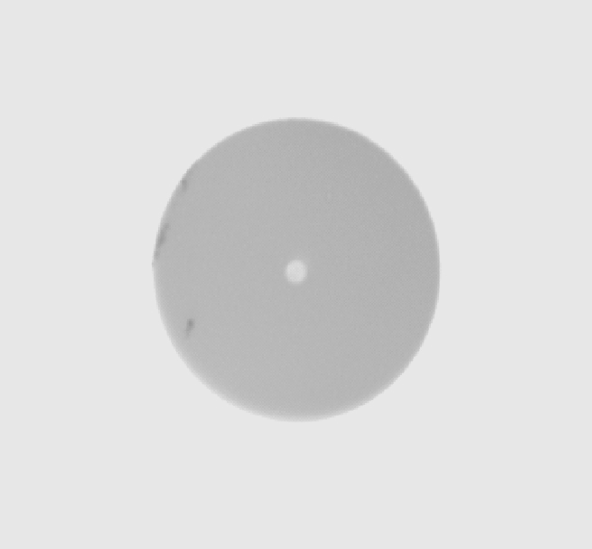
#> input picture rem_coby/input/image_00.png, 1184 x 1097 px (shown at 1/2 size)
$ python inspect_fiber.py -i input/image_00.png -o out
#> lines starting #> are read from the running program, lines starting #| are printed output that depends on the picture; after the words box and inside, x2 and y2 are one past the last pixel; in counts of white or black regions, pixels touching at a corner belong together
### rem_coby/image_io.py
import os
import cv2

class ImageInputter:
    def __init__(self, image_path):
        self.image_path = image_path
        self.image = self.load_image()

    def load_image(self):
        image = cv2.imread(self.image_path)
#> image is the input picture: shape (1097, 1184, 3); min 149, max 233, mean 220.7
        if image is None:
            raise FileNotFoundError(f"Error: unable to open {self.image_path}")
        return image

class ImageOutputter:
    def __init__(self, image):
        self.image = image
        self.new_image_name = None

    def create_output_image_name(self, original_image_path, text_to_append):
        original_image_name, extension = os.path.splitext(original_image_path)
        self.new_image_name = f"{original_image_name}{text_to_append}{extension}"

    # [7 lines left out: function display_image, not called in this run]

    def save_image(self, original_image_path, text_to_append):
        self.create_output_image_name(original_image_path, text_to_append)
        rgb_image = cv2.cvtColor(self.image, cv2.COLOR_BGR2RGB)
        cv2.imwrite(f"{self.new_image_name}.png", rgb_image)
        print(f"Modified image saved to {self.new_image_name}")

    def display_and_save_image(self, original_image_path, text_to_append):
        self.display_image(original_image_path, text_to_append)
        self.save_image(original_image_path, text_to_append)

### rem_coby/inspect_fiber.py
import argparse
from typing import Tuple, Dict
import cv2
from matplotlib import pyplot as plt
import numpy as np
from image_io import ImageInputter, ImageOutputter

class FiberInspector:
    def __init__(self, input_dir: str) -> None:
        """Load the image, default if fiber passed to False, and then mark the number of defects and scratches per region to zero.

        Args:
            input_dir: Path to the folder of input image files.
        """
        self.input_dir = input_dir
        self.center_x = 0
        self.center_y = 0
        self.center = (self.center_x, self.center_y)
        self.adhesive_radius = 0
        self.cladding_radius = 0
        self.contact_radius = 0
        self.core_radius = 0
        self.fiber = self.load_image()
        self.fiber_with_circles = self.fiber.copy()
        self.fiber_passed = False
        self.fiber_defects_scratches = {
            "core": {
                "scratches": 0,
                "defects": 0
            },
            "cladding": {
                "scratches": {
                    "le_3um": 0,
                    "g_3um": 0
                },
                "defects": {
                    "l_2um": 0,
                    "ge_2um_le_5um": 0,
                    "g_5um": 0
                }
            },
            "adhesive": {
                "scratches": 0,
                "defects": 0
            },
            "contact": {
                "scratches": 0,
                "defects": {
                    "ge_10um": 0
                }
            }
        }

    def load_image(self) -> np.ndarray:
        """Load the original image, create an image to create masks, and copy the image for the final color image.

        Returns:
            The original image specified in the command line argument.
        """
        self.inputter = ImageInputter(self.input_dir)
        image = self.inputter.image

        return image

    def show_image(self, image: np.ndarray, title: str) -> None:
        """Display an image with a title.

        Args:
            image: Image to display.
            title: The title of the image.
        """
        plt.figure(figsize=(8, 8))
        plt.imshow(image, cmap='gray')
        plt.title(title)
        plt.axis('off')
        plt.show()

    def inspect_fiber(self) -> Tuple[np.ndarray, Dict, bool]:
        """High level function to find and count the defects in each region and a prototype of detecting scratches on fiber optic endfaces.

        The final image with each region color coded, the defects color coded to each region, and the largest scratch in pink are displayed.

        The fiber optic enface is tested against IEC 61300-3-35 but only for defects as the scratch detection is a work in progress (See final paper for more details).

        Returns:
            The image with color coded regions/defects, and the largest detected scratch. The cable is also marked pass or fail and the dictionary of scratches and defects is also returned.
        """
        self.inspect_defects()
        # Comment out scratch inspection as needed
        self.inspect_scratches()
        self.show_image(self.fiber_with_circles,"8 Inspected")
        self.check_pass_fail()

        return self.fiber_with_circles, self.fiber_passed, self.fiber_defects_scratches

    def inspect_defects(self):
        """Inspect the fiber optic enface for defects.

        The image is first manipulated to enhance defects and reduce potential noise using gaussian blurs, filtering, thresholding, and morphological techniques.

        Next the main body of the fiber optic endace, the adhesive region and all inner regions, is isolated, and the other regions are also isolated based on their ratios to the adhesive region.

        Additional noise and artifacts from the low quality image are removed.

        Finally the defects in each region are detected, counted, and highlighted on top of the original image.
        """
        # Convert original image to gray scale
        fiber_gray = cv2.cvtColor(self.fiber, cv2.COLOR_BGR2GRAY)
        self.show_image(fiber_gray, "0 Gray Image")

        # Apply Gaussian blur to gray image
        blurred = cv2.GaussianBlur(fiber_gray, (5, 5), 0)
        self.show_image(blurred, "1 Blurred Image")

        # Apply Min-Max Ranking Filtering based on Mei et al. research
        min_filtered = cv2.erode(blurred, np.ones((3, 3), np.uint8),3)
        max_filtered = cv2.dilate(blurred, np.ones((3, 3), np.uint8),4)
        residual = max_filtered - min_filtered
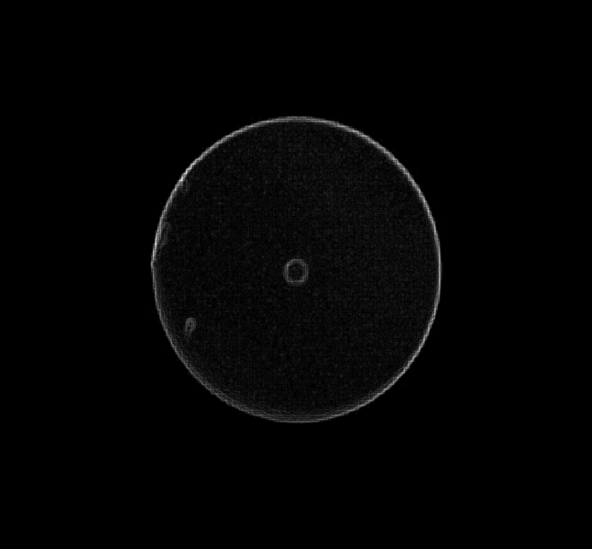
#> residual: shape (1097, 1184) (shown at 1/2 size); min 0, max 34, mean 0.5; drawn with min black and max white
        self.show_image(residual, "2 Residual Image")

        # Apply threshold segmentation based on Mei at al. research
        mean_val = np.mean(residual)
#> mean_val = 0.463
        std_val = np.std(residual)
#> std_val = 1.53
        gamma = 1.8
        threshold_value = mean_val + gamma * std_val
#> threshold_value = 3.22
        _, segmented = cv2.threshold(residual, threshold_value, 255, cv2.THRESH_BINARY)
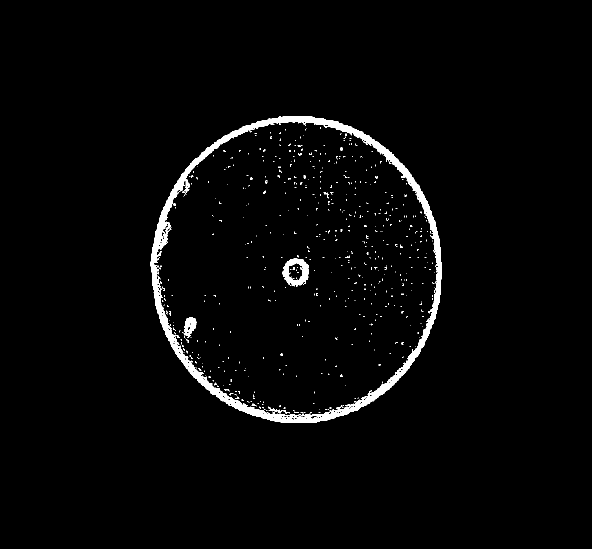
#> segmented: shape (1097, 1184) (shown at 1/2 size); 2.2% white; 581 white regions (568 under 20 px), largest, box (x1, y1, x2, y2) and area: (301, 232, 884, 846) 23455, (565, 517, 618, 573) 1471, (367, 635, 393, 675) 612
        self.show_image(segmented, "3 Segmented Image")

        # Apply morphological erosion and dilation to remove small noise while trying to maintain similar defect sizes.
        kernel = cv2.getStructuringElement(cv2.MORPH_ELLIPSE, (5, 5))
        cleaned_segmented = cv2.erode(segmented, kernel, iterations=1)
#> cleaned_segmented: shape (1097, 1184); 0.96% white; 51 white regions (45 under 20 px), largest, box (x1, y1, x2, y2) and area: (303, 234, 882, 844) 11306, (568, 519, 613, 564) 387, (370, 637, 391, 662) 258, (587, 534, 615, 568) 233, (320, 473, 333, 496) 76, (534, 828, 547, 839) 60
        cleaned_segmented = cv2.dilate(cleaned_segmented, kernel, iterations=3)
#> cleaned_segmented: shape (1097, 1184); 3.2% white; 3 white regions, box (x1, y1, x2, y2) and area: (297, 228, 888, 850) 37605, (562, 513, 621, 574) 2479, (364, 631, 397, 668) 972
        cleaned_segmented = cv2.erode(cleaned_segmented, kernel, iterations=1)
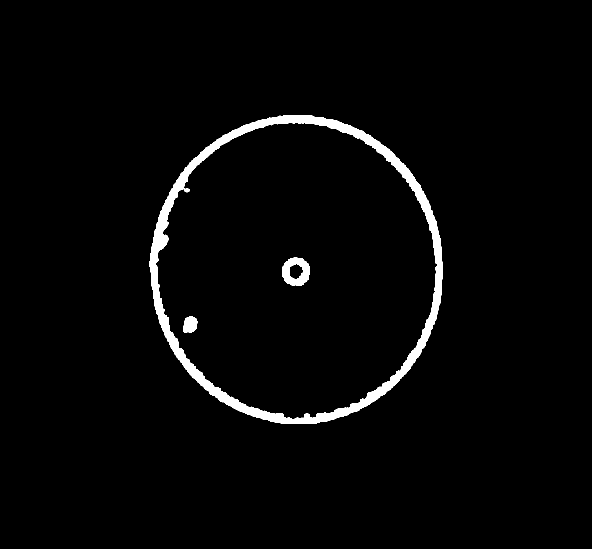
#> cleaned_segmented: shape (1097, 1184) (shown at 1/2 size); 2.5% white; 3 white regions
        self.show_image(cleaned_segmented, "4 Cleaned Segmented Image")

        # Find contours on the segmented image
        contours, _ = cv2.findContours(cleaned_segmented, cv2.RETR_EXTERNAL, cv2.CHAIN_APPROX_SIMPLE)
#> contours = 1 contour; box (x1, y1, x2, y2) and area: (299, 230, 886, 848) 283282

        # Find the largest contour which will likely be the adhesive region, unless something is blatantly wrong with the image.
        # Can be improved with more robust error checking and criteria. Perhaps evaluated the roundness and size of the largest contour.
        largest_contour = max(contours, key=cv2.contourArea)
#> largest_contour = contour of 961 points, box (x1, y1, x2, y2) (299, 230, 886, 848), area 283282

        # Determine center and radii of the fiber optic endface regions
        (self.center_x, self.center_y), radius = cv2.minEnclosingCircle(largest_contour)
#> self.center_x = 595.7; self.center_y = 538.5; radius = 309.7
        self.center = (int(self.center_x), int(self.center_y))
#> self.center = (595, 538)
        self.adhesive_radius = radius - 10
#> self.adhesive_radius = 299.7
        self.cladding_radius = self.adhesive_radius - 10
#> self.cladding_radius = 289.7
        self.contact_radius = self.cladding_radius * 2
#> self.contact_radius = 579.4
        self.core_radius = self.cladding_radius * 0.2
#> self.core_radius = 57.94

        # Remove additional noise and artifacts from cleaned image including the outer and inner rings of the adhesive and cladding regions.
        # Can be improved to better defect defects on inner and outer rings.
        contours = self.remove_fiber_artifacts(cleaned_segmented)

        # Detect and color code defects in each region
        self.detect_defects(contours)

    def remove_fiber_artifacts(self, binary_image: np.ndarray) -> Tuple[np.ndarray, np.ndarray]:
        """Remove artifacts from the adhesive and cladding region boundaries.

        Args:
            binary_image: Masked and threhsold fiber optic endface with majority of noise removed.

        Returns:
            The binary image with the adhesive and cladding region boundaries artifacts removed as well as all of the contours.
        """
        # Create masks of the adhesive and cladding region boundaries with some tolerance due to noisy input images.
        adhesive_mask = np.zeros_like(binary_image)
        cladding_mask = np.zeros_like(binary_image)
        center = (int(self.center_x), int(self.center_y))
#> center = (595, 538)
        cv2.circle(adhesive_mask, center, int(self.adhesive_radius) + 50, (255), thickness=-1)
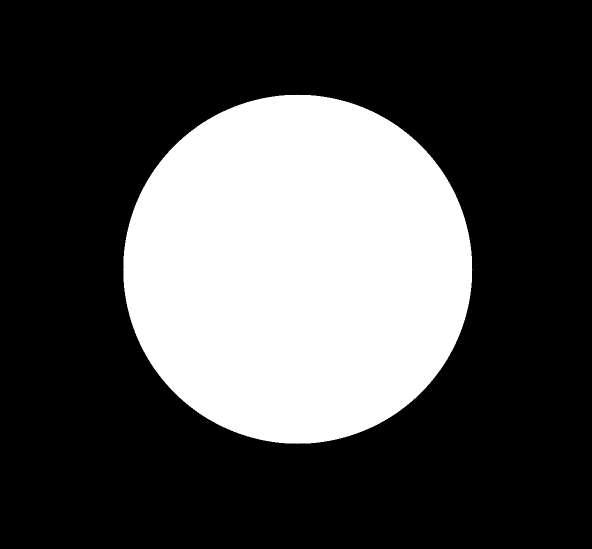
#> adhesive_mask: shape (1097, 1184) (shown at 1/2 size); 29.5% white; 1 white region, box (x1, y1, x2, y2) and area: (246, 189, 945, 888) 382605
        cv2.circle(cladding_mask, center, int(self.cladding_radius) - 15, (255), thickness=-1)
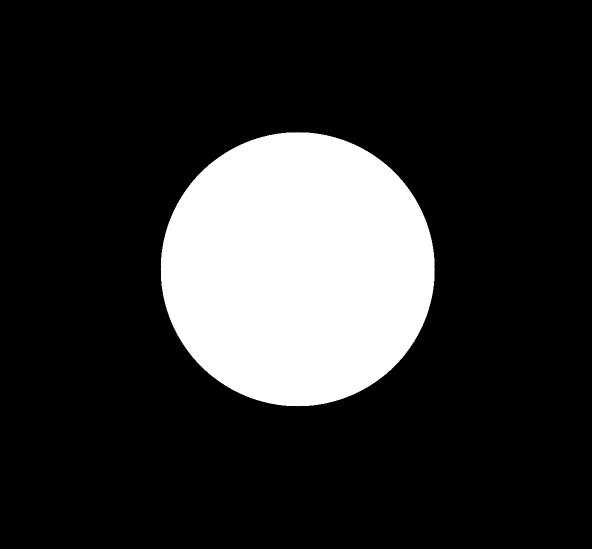
#> cladding_mask: shape (1097, 1184) (shown at 1/2 size); 18.2% white; 1 white region, box (x1, y1, x2, y2) and area: (321, 264, 870, 813) 235829

        # Remove pixels between cladding and adhesive regions by making them black.
        inner_circle_mask = adhesive_mask - cladding_mask
#> inner_circle_mask: shape (1097, 1184); 11.3% white; 1 white region, box (x1, y1, x2, y2) and area: (246, 189, 945, 888) 146776
        binary_image[inner_circle_mask > 0] = 0
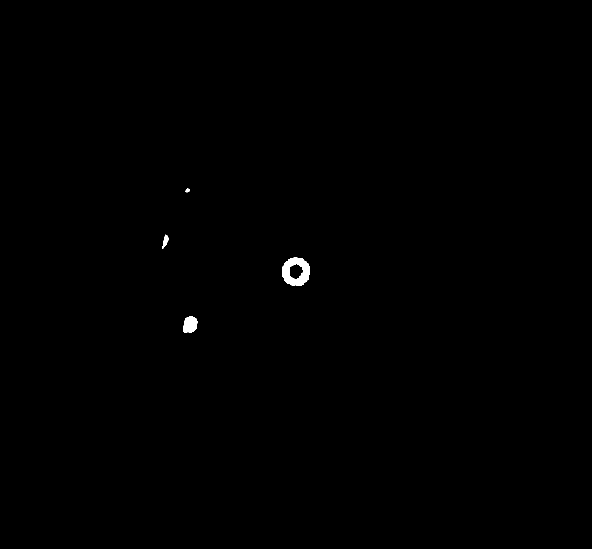
#> binary_image: shape (1097, 1184) (shown at 1/2 size); 0.22% white; 4 white regions
        self.show_image(binary_image, "5 Remove outter region artifacts")

        # Detect all contours
        contours, _ = cv2.findContours(binary_image, cv2.RETR_TREE, cv2.CHAIN_APPROX_SIMPLE)
#> contours = 5 contours; box (x1, y1, x2, y2) and area: (564, 515, 619, 572) 2439, (366, 633, 395, 666) 704, (578, 527, 608, 559) 644, (325, 469, 337, 498) 150, (370, 377, 379, 385) 36

        # Identify and remove all core artifacts that may be contours.
        min_radius_threshold = 25
        inner_circle_contours = []
        for contour in contours:
            (x, y), radius = cv2.minEnclosingCircle(contour)
            center = (int(x), int(y))
            radius = int(radius)

            distance = np.sqrt((center[0] - self.center_x) ** 2 + (center[1] - self.center_y) ** 2)

            if distance < min_radius_threshold:
                inner_circle_contours.append(contour)
#> this loop made 5 passes
#> (x, y, radius, center, distance) on passes 1 to 4: (378.5, 649.5, 18, (378, 649), 244.2), (591.7, 543.1, 29, (591, 543), 6.52), (591.4, 542.6, 15, (591, 542), 5.88), (327.5, 483, 14, (327, 483), 274.4)
#> after the loop, inner_circle_contours = 2 contours; box (x1, y1, x2, y2) and area: (564, 515, 619, 572) 2439, (578, 527, 608, 559) 644

        # Remove the core contours from the binary image
        for contour in inner_circle_contours:
            cv2.drawContours(binary_image, [contour], -1, (0, 0, 0), thickness=-1)
#> this loop made 2 passes
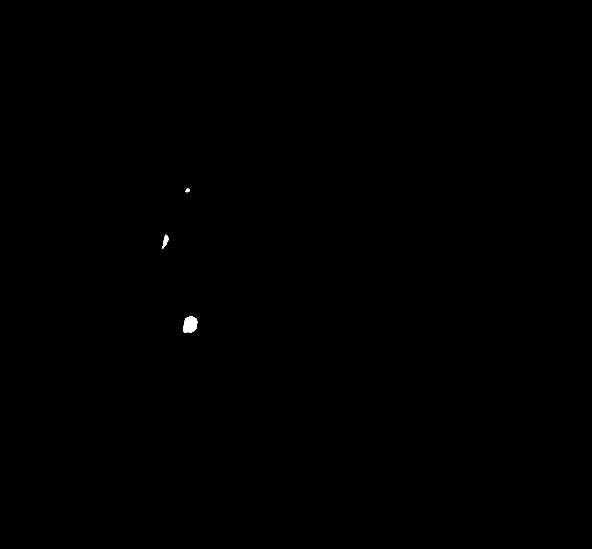
#> binary_image: shape (1097, 1184) (shown at 1/2 size); 0.08% white; 3 white regions
        self.show_image(binary_image, "6 Removed core region artifacts")

        # Remove the core contours from the list of contours
        inner_circle_contours_tuples = [tuple(map(tuple, contour.reshape(-1, 2))) for contour in inner_circle_contours]
#> inner_circle_contours_tuples = 2 items
        filtered_contours = [contour for contour in contours if tuple(map(tuple, contour.reshape(-1, 2))) not in inner_circle_contours_tuples]
#> filtered_contours = 3 contours; box (x1, y1, x2, y2) and area: (366, 633, 395, 666) 704, (325, 469, 337, 498) 150, (370, 377, 379, 385) 36
#> (the rest of the program and of its run is left out)
